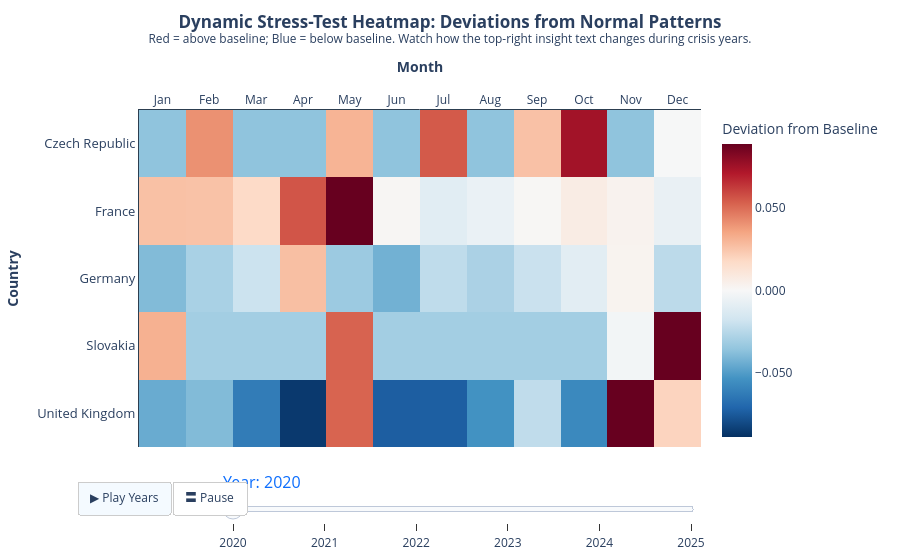

Here is the notebook cell this chart was saved with:
### Code cell
## Plot 7
import pandas as pd
import numpy as np
import plotly.graph_objects as go

# ==========================================
# 1. Data Reading and Preprocessing
# ==========================================
df_panel = pd.read_csv('Final_Merged_Panel.csv')
df_panel['year_month'] = pd.to_datetime(df_panel['year_month'])
df_panel['year'] = df_panel['year_month'].dt.year
df_panel['month'] = df_panel['year_month'].dt.month

months_labels = ['Jan', 'Feb', 'Mar', 'Apr', 'May', 'Jun',
                 'Jul', 'Aug', 'Sep', 'Oct', 'Nov', 'Dec']

countries = sorted(df_panel['country'].unique())
years = sorted(df_panel['year'].unique())
y0 = years[0]

# ==========================================
# 2. Calculate the national normal baseline
# ==========================================
baseline_years = [y for y in years if y not in [2020, 2022]]
df_baseline = (
    df_panel[df_panel['year'].isin(baseline_years)]
    .groupby('country', as_index=False)
    .agg(baseline_rate=('crackdown_rate', 'mean'))
)

df_panel = df_panel.merge(df_baseline, on='country', how='left')
df_panel['deviation_from_baseline'] = df_panel['crackdown_rate'] - df_panel['baseline_rate']

# ==========================================
# 3. Generate annual matrix dictionary
# ==========================================
full_index = pd.MultiIndex.from_product(
    [countries, years, range(1, 13)],
    names=['country', 'year', 'month']
)

df_monthly = (
    df_panel.groupby(['country', 'year', 'month'], as_index=False)
    .agg(
        crackdown_rate=('crackdown_rate', 'mean'),
        baseline_rate=('baseline_rate', 'mean')
    )
)

df_monthly = (
    df_monthly.set_index(['country', 'year', 'month'])
    .reindex(full_index)
    .reset_index()
)

df_monthly['baseline_rate'] = df_monthly.groupby('country')['baseline_rate'].transform(lambda x: x.ffill().bfill())
df_monthly['crackdown_rate'] = df_monthly['crackdown_rate'].fillna(0)
df_monthly['deviation_from_baseline'] = df_monthly['crackdown_rate'] - df_monthly['baseline_rate']

# ==========================================
# 4. Generate annual matrix dictionary
# ==========================================
yearly_matrices = {}
yearly_hover = {}

for y in years:
    df_y = df_monthly[df_monthly['year'] == y]

    matrix = (
        df_y.pivot(index='country', columns='month', values='deviation_from_baseline')
        .reindex(index=countries, columns=range(1, 13))
    )

    raw_matrix = (
        df_y.pivot(index='country', columns='month', values='crackdown_rate')
        .reindex(index=countries, columns=range(1, 13))
    )

    baseline_matrix = (
        df_y.pivot(index='country', columns='month', values='baseline_rate')
        .reindex(index=countries, columns=range(1, 13))
    )

    yearly_matrices[y] = matrix.values

    hover_stack = np.dstack([
        raw_matrix.values,
        baseline_matrix.values,
        matrix.values
    ])
    yearly_hover[y] = hover_stack

all_dev = np.concatenate([yearly_matrices[y].flatten() for y in years])
all_dev = all_dev[~np.isnan(all_dev)]
abs_limit = np.nanpercentile(np.abs(all_dev), 95)
zmin, zmax = -abs_limit, abs_limit

# ==========================================
# 5. Building chart
# ==========================================
fig = go.Figure()

fig.add_trace(go.Heatmap(
    z=yearly_matrices[y0],
    x=months_labels,
    y=countries,
    customdata=yearly_hover[y0],
    colorscale='RdBu_r',   
    zmid=0,
    zmin=zmin,
    zmax=zmax,
    colorbar=dict(
        title="Deviation from Baseline",
        tickformat=".3f"
    ),
    hovertemplate=(
        "<b>%{y}</b><br>"
        "Month: %{x}<br>"
        "Current rate: %{customdata[0]:.4f}<br>"
        "Baseline rate: %{customdata[1]:.4f}<br>"
        "<b>Deviation: %{customdata[2]:+.4f}</b><extra></extra>"
    )
))

# ==========================================
# 6. Definition of crisis year annotation
# ==========================================
crisis_notes = {
    2020: "COVID-19 shock year: watch for sudden positive deviations in spring.",
    2022: "Russia-Ukraine War shock year: watch for renewed deviations from normal restraint.",
    2023: "Energy crisis year: Lack of red indicates 'Baseline Reset' (prior shocks normalized high violence)."
}

# ==========================================
# 7. Animation frames
# ==========================================
frames = []
for y in years:
    note_text = crisis_notes.get(y, "Normal observation year: deviations should fluctuate closely around zero.")
    # If it is a crisis year, set the font to a prominent red color; Otherwise, it will be gray
    font_color = '#c0392b' if y in [2020, 2022] else '#7f8c8d'  # 2023 is also set to gray because its focus is on 'not red'
    
    frames.append(go.Frame(
        data=[go.Heatmap(
            z=yearly_matrices[y],
            customdata=yearly_hover[y]
        )],
        
        layout=dict(
            annotations=[
                dict(
                    x=1.0, y=1.14,
                    xref='paper', yref='paper',
                    text=f"<b>Insight ({y}):</b> {note_text}",
                    showarrow=False,
                    xanchor='right',
                    font=dict(size=12, color=font_color)
                )
            ]
        ),
        name=str(y)
    ))
fig.frames = frames

# ==========================================
# 8. Layout and controls
# ==========================================
fig.update_layout(
    updatemenus=[
        dict(
            type="buttons",
            direction="left",
            x=-0.11,
            y=-0.1,
            xanchor="left",
            yanchor="top",
            buttons=[
                dict(label="▶ Play Years", method="animate", args=[None, {"frame": {"duration": 1500, "redraw": True}, "fromcurrent": True, "transition": {"duration": 400}}]),
                dict(label="〓 Pause", method="animate", args=[[None], {"mode": "immediate", "frame": {"duration": 0, "redraw": False}}])
            ],
            bgcolor="white",
            bordercolor="#ccc"
        )
    ],
    sliders=[{
        "active": 0, "y": 0.0, "x": 0.15, "len": 0.85,
        "currentvalue": {"prefix": "Year: ", "font": {"size": 16, "color": "#0d6efd"}},
        "steps": [{"args": [[str(y)], {"frame": {"duration": 800, "redraw": True}, "mode": "immediate"}], "label": str(y), "method": "animate"} for y in years]
    }],
    plot_bgcolor="white",
    xaxis=dict(title="<b>Month</b>", linecolor='#2C3E50', linewidth=1, side='top'),
    yaxis=dict(title="<b>Country</b>", linecolor='#2C3E50', linewidth=1, tickfont=dict(size=13), autorange='reversed'),
    title=dict(
        text="<b>Dynamic Stress-Test Heatmap: Deviations from Normal Patterns</b><br><sup>Red = above baseline; Blue = below baseline. Watch how the top-right insight text changes during crisis years.</sup>",
        x=0.5, y=0.95, xanchor='center'
    ),
 
    height=540,
    margin=dict(l=110, r=40, t=110, b=50)
)

fig.show()

output_filename = "Dynamic_Stress_Heatmap.html"
pio.write_html(fig, file=output_filename, auto_open=True)

### Figure 1 — Plotly figure (JSON) as saved in the notebook; plotly's stock layout.template omitted (floating-point values rounded to 4 significant figures; data arrays with more than 128 entries replaced by an {"elided": "..."} marker saying what was removed)
{"data": [{"colorbar": {"tickformat": ".3f", "title": {"text": "Deviation from Baseline"}}, "colorscale": [[0, "rgb(5,48,97)"], [0.1, "rgb(33,102,172)"], [0.2, "rgb(67,147,195)"], [0.3, "rgb(146,197,222)"], [0.4, "rgb(209,229,240)"], [0.5, "rgb(247,247,247)"], [0.6, "rgb(253,219,199)"], [0.7, "rgb(244,165,130)"], [0.8, "rgb(214,96,77)"], [0.9, "rgb(178,24,43)"], [1, "rgb(103,0,31)"]], "customdata": {"elided": "5x12x3 float values"}, "hovertemplate": "<b>%{y}</b><br>Month: %{x}<br>Current rate: %{customdata[0]:.4f}<br>Baseline rate: %{customdata[1]:.4f}<br><b>Deviation: %{customdata[2]:+.4f}</b><extra></extra>", "type": "heatmap", "x": ["Jan", "Feb", "Mar", "Apr", "May", "Jun", "Jul", "Aug", "Sep", "Oct", "Nov", "Dec"], "y": ["Czech Republic", "France", "Germany", "Slovakia", "United Kingdom"], "z": [[-0.03609, 0.04083, -0.03609, -0.03609, 0.03057, -0.03609, 0.05482, -0.03609, 0.02641, 0.07502, -0.03609, -0.0003783], [0.02645, 0.02606, 0.01753, 0.05611, 0.1016, 0.001453, -0.01021, -0.005882, 0.0009446, 0.007215, 0.003318, -0.006707], [-0.03932, -0.02898, -0.01913, 0.02697, -0.0329, -0.04288, -0.02281, -0.02866, -0.01984, -0.009894, 0.002831, -0.02375], [0.03171, -0.03079, -0.03079, -0.03079, 0.05254, -0.03079, -0.03079, -0.03079, -0.03079, -0.03079, -0.002221, 0.3025], [-0.04476, -0.0393, -0.0625, -0.08593, 0.05236, -0.0738, -0.07366, -0.05388, -0.02259, -0.0575, 0.1471, 0.01995]], "zmax": 0.08901, "zmid": 0, "zmin": -0.08901}], "layout": {"autosize": true, "margin": {"b": 50, "l": 110, "r": 40, "t": 110}, "plot_bgcolor": "white", "sliders": [{"active": 0, "currentvalue": {"font": {"color": "#0d6efd", "size": 16}, "prefix": "Year: "}, "len": 0.85, "steps": [{"args": [["2020"], {"frame": {"duration": 800, "redraw": true}, "mode": "immediate"}], "label": "2020", "method": "animate"}, {"args": [["2021"], {"frame": {"duration": 800, "redraw": true}, "mode": "immediate"}], "label": "2021", "method": "animate"}, {"args": [["2022"], {"frame": {"duration": 800, "redraw": true}, "mode": "immediate"}], "label": "2022", "method": "animate"}, {"args": [["2023"], {"frame": {"duration": 800, "redraw": true}, "mode": "immediate"}], "label": "2023", "method": "animate"}, {"args": [["2024"], {"frame": {"duration": 800, "redraw": true}, "mode": "immediate"}], "label": "2024", "method": "animate"}, {"args": [["2025"], {"frame": {"duration": 800, "redraw": true}, "mode": "immediate"}], "label": "2025", "method": "animate"}], "x": 0.15, "y": 0}], "title": {"text": "<b>Dynamic Stress-Test Heatmap: Deviations from Normal Patterns</b><br><sup>Red = above baseline; Blue = below baseline. Watch how the top-right insight text changes during crisis years.</sup>", "x": 0.5, "xanchor": "center", "y": 0.95}, "updatemenus": [{"bgcolor": "white", "bordercolor": "#ccc", "buttons": [{"args": [null, {"frame": {"duration": 1500, "redraw": true}, "fromcurrent": true, "transition": {"duration": 400}}], "label": "▶ Play Years", "method": "animate"}, {"args": [[null], {"frame": {"duration": 0, "redraw": false}, "mode": "immediate"}], "label": "〓 Pause", "method": "animate"}], "direction": "left", "type": "buttons", "x": -0.11, "xanchor": "left", "y": -0.1, "yanchor": "top"}], "xaxis": {"autorange": true, "linecolor": "#2C3E50", "linewidth": 1, "range": [-0.5, 11.5], "side": "top", "title": {"text": "<b>Month</b>"}, "type": "category"}, "yaxis": {"autorange": true, "linecolor": "#2C3E50", "linewidth": 1, "range": [4.5, -0.5], "tickfont": {"size": 13}, "title": {"text": "<b>Country</b>"}, "type": "category"}}}
